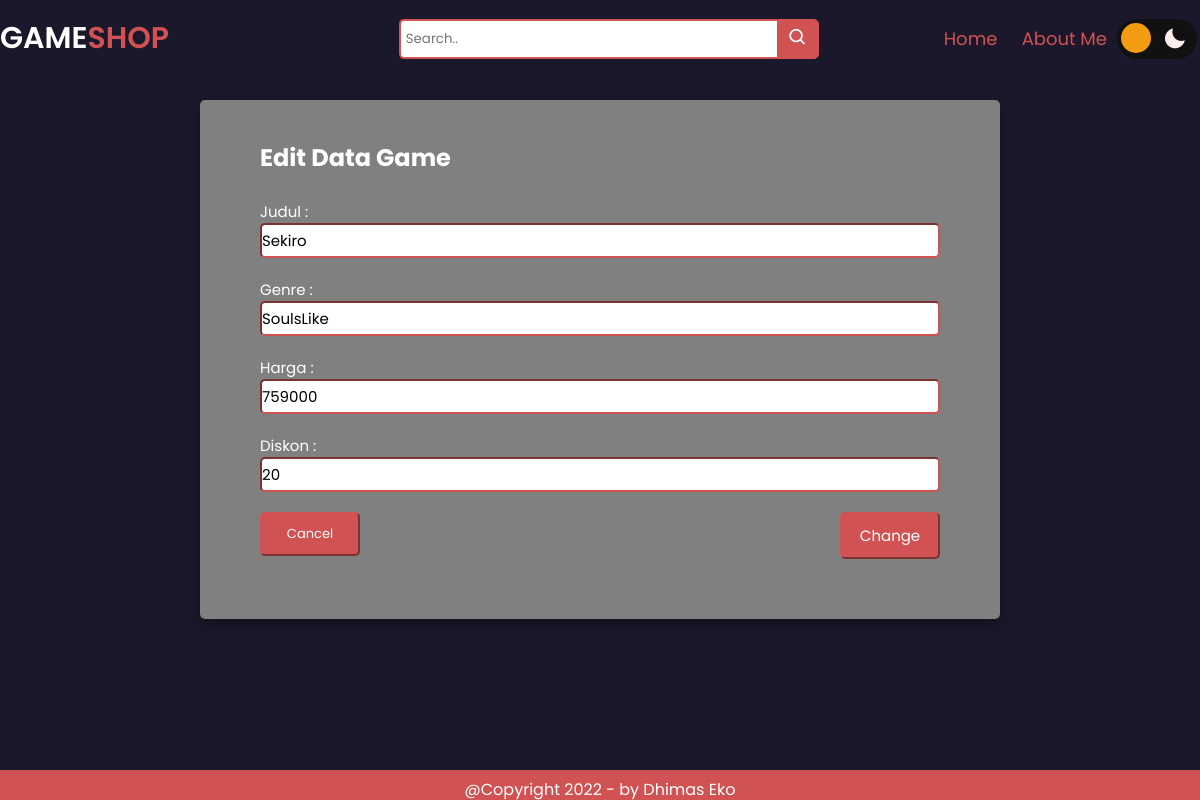
/edit.php?id=11, run on the app's committed database.
### tables this page shows
CREATE TABLE `game` (
  `id` int(11) NOT NULL,
  `nama_game` varchar(100) NOT NULL,
  `genre` varchar(100) NOT NULL,
  `harga` int(10) NOT NULL,
  `diskon` int(3) NOT NULL
);

### edit.php (the view, shortened to what this page needs)
<?php
require 'koneksi.php';
$id = $_GET['id'];
$result = mysqli_query($conn, "SELECT * FROM game WHERE id=$id");
$game = [];
while ($row = mysqli_fetch_assoc($result)) {
    $game[] = $row;
}
$gme = $game[0];
?>
<!DOCTYPE html>
<html lang="en">
<head>
    <link rel="stylesheet" href="style.css">
    <link href='https://unpkg.com/boxicons@2.1.4/css/boxicons.min.css' rel='stylesheet'>
</head>
<body>
    <header id="header">
        <div class="nav container">
            <p href="#" class="logo">Game<span><a >shop</a></span></p>
            <div class="wrap">
                <div class="search">
                   <input type="text" class="searchTerm" placeholder="Search..">
                   <button type="submit" class="searchButton"><i class='bx bx-search'></i></button>
                </div>
            </div>
            <div  class="navigation">
                <a href="index.php">Home</a>
                <a id="me" onclick="popup()"href="#aboutme">About Me</a>
            </div>
            <div class="darkmode">
                <label for="checkbox" class="label">
                    <i class='bx bxs-moon' ></i>
                    <div class="ball"></div>
                </label>
            </div>
        </div>
    </header>
    <div class="add-game2">
        <div class="title">Edit Data Game</div>
        <form action="" method="post">
            <div class="tambah">
                <label for="nama_game">Judul : </label>
                <input type="text" name="nama_game" class="input" value="<?php echo $gme["nama_game"]; ?>" >
            </div>
            <div class="tambah">
                <label for="genre">Genre : </label>
                <input type="text" name="genre" class="input" value="<?php echo $gme["genre"]; ?>">
            </div>
            <div class="tambah">
                <label for="harga">Harga : </label>
                <input type="number" name="harga" class="input" value="<?php echo $gme["harga"]; ?>">
            </div>
            <div class="tambah">
                <label for="diskon">Diskon : </label>
                <input type="number" name="diskon" class="input" value="<?php echo $gme["diskon"]; ?>">
            </div>
            <div class="button">
                <a href="menu_crud.php">
                    <button type="button" class="button-back">Cancel</button>
                </a>
                <button type="submit" name="tambah" class="button-add">Change</button>
            </div>
        </form>
    </div>
    <div class="footer">
        <p id="footer"><a id="footer1">@Copyright 2022 - by Dhimas Eko</a></p>
    </div>
</body>
</html>

### style.css (style rules this page uses)
* { font-family: 'Poppins', sans-serif; margin: 0; padding: 0; scroll-behavior: smooth; box-sizing: border-box; list-style: none; box-sizing: border-box; }
body { background-color: #1b182b; }
.label { cursor: pointer; background-color: #111; display: flex; margin-left: 20px; margin-right: 23px; align-items: center; justify-content: space-between; border-radius: 50px; padding: 5px; height: 20px; width: 40px; position: relative; transform: scale(2); }
.ball { background-color: #f39c12; position: absolute; width: 15px; height: 15px; top: 2px; left: 2px; border-radius: 50%; transition: transform 0.2s linear; }
.bxs-moon { color: #fee; transition: transform 0.7s linear; font-size: 12px; }
.container { max-width: 1200px; margin: auto; width: 100%; }
header { position: fixed; top: 0; left: 0; width: 100%; background-color: #1b182b; z-index: 1; }
.nav { display: flex; align-items: center; justify-content: center; padding: 16px 0; }
.logo { font-size: 30px; text-decoration: none; font-weight: 600; color: white; text-transform: uppercase; margin: 0 auto 0 0; }
.logo span { color: rgb(209, 82, 82); }
.search { width: 100%; position: relative; display: flex; align-items: center; }
.searchTerm { width: 100%; border: 2px solid rgb(209, 82, 82); border-right: none; padding: 5px; height: 40px; border-radius: 5px 0 0 5px; outline: none; color: #9DBFAF; }
.searchButton { width: auto; height: 40px; padding: 0 10px; border: 1px solid rgb(209, 82, 82); background: rgb(209, 82, 82); text-align: center; color: #fff; border-radius: 0 5px 5px 0; cursor: pointer; font-size: 20px; }
header .wrap { width: 35%; margin: auto; }
header .navigation a { color: rgb(209, 82, 82); text-decoration: none; padding: 0px 10px; font-size: 18px; }
.footer { position: fixed; left: 0; bottom: 0; width: 100%; height: 30px; background-color: rgb(209, 82, 82); color: white; }
.footer p { color: white; text-align: center; margin-top: 7px; margin-bottom: 7px; }
.input { width: auto; height: 35px; font-size: 15px; border-color: rgb(209, 82, 82); border-radius: 5px; }
.button { margin: 20px; display: flex; justify-content: space-between; }
.button-back { width: 100px; padding: 10px; font-size: 13px; background: rgb(209, 82, 82); color: #fff; border-color: rgb(209, 82, 82); cursor: pointer; border-radius: 5px; }
.tambah { display: flex; flex-direction: column; margin: 20px; bottom: 0; font-size: 15px; }
.button-add { width: 100px; padding: 10px; font-size: 15px; background: rgb(209, 82, 82); color: #fff; border-color: rgb(209, 82, 82); cursor: pointer; border-radius: 5px; }
.add-game2 { margin-top: 90px; max-width: 800px; background: gray; margin: 100px auto; box-shadow: #00000059 0px 5px 15px; padding: 40px; color: white; border-radius: 5px; }
.add-game2 .title { font-size: 24px; margin: 0px 20px; font-weight: 700; margin-bottom: 25px; color: white; text-align: left; }

### data on the page
game: nama_game "Sekiro", genre "SoulsLike", harga "759000", diskon "20"
